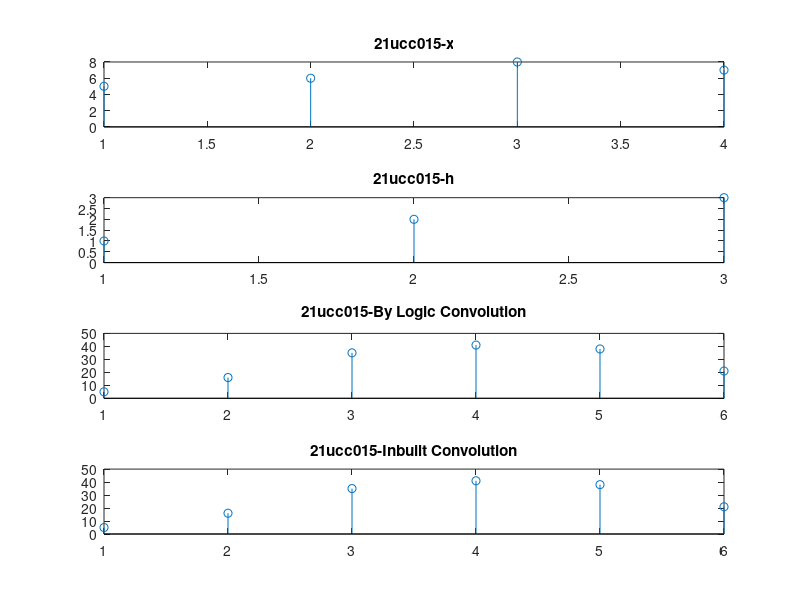

Source code (MATLAB):
clc
close all
clear all
x=[5 6 8 7];
h=[1 2 3];
m=length(x);
n=length(h);
X=[x zeros(1,m)];
H=[h zeros(1,n)];
Z=[zeros(1,m+n-1)];
len=m+n-1;
for i=1:len
    Z(i)=0;
    for j=(1:i)
        Z(i)=Z(i)+X(j)*H(i-j+1);
    end
end
subplot(411);
stem(x);
title("21ucc015-x");
subplot(412);
stem(h);
title("21ucc015-h");
subplot(413);
stem(Z);
title("21ucc015-By Logic Convolution");
subplot(414);
a=conv(x,h);
stem(a);
title("21ucc015-Inbuilt Convolution");